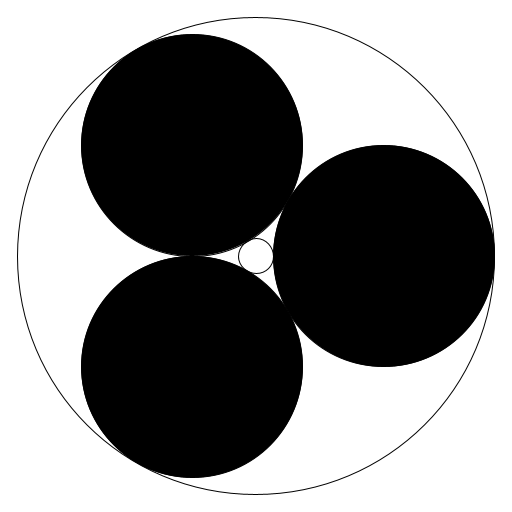
Frame 1 (no input)
Frame 60 (the mouse pressed at the canvas centre just before this capture): identical to frame 1, image omitted
Frame 120 (the mouse held since frame 60 and released just before this capture): identical to frame 1, image omitted

The Processing sketch that drew this single still picture (run headless with seeded random() and noise(); from frame 60 on, the mouse is pressed at the canvas centre):

// Processing sketch: processing_101378
// ── processing_101378.pde

// Implementation of the apollonius circles. 
// Written by Jakob Thomsen.
// (see http://en.wikipedia.org/wiki/Circles_of_Apollonius)

class circle
{
  float x;
  float y;
  float r;

  circle()
  {
  }

  circle(float R, float X, float Y)
  {
    r = R;
    x = X;
    y = Y;
  }

  void display()
  {
    ellipse(x, y, 2.0 * r, 2.0 * r);
  }
}

float distance(circle a, circle b)
{
  float dx = b.x - a.x;
  float dy = b.y - a.y;

  return sqrt(dx * dx + dy * dy);
}

circle [] cs;

void balance_cs(
circle c0, circle c1, circle c2)
{
  float d01 = distance(c0, c1);
  float d12 = distance(c1, c2);
  float d20 = distance(c2, c0);

  c0.r = 0.5 * ( d01 - d12 + d20);
  c1.r = 0.5 * ( d01 + d12 - d20);
  c2.r = 0.5 * (-d01 + d12 + d20);
}

void init_cs()
{
  cs[0] = new circle();
  cs[0].x = width * 1 / 4;
  cs[0].y = height * 2 / 3;

  cs[1] = new circle();
  cs[1].x = width * 3 / 4;
  cs[1].y = height * 2 / 3;

  cs[2] = new circle();
  cs[2].x = width * 1 / 2;
  cs[2].y = height * 1 / 4;

  balance_cs(cs[0], cs[1], cs[2]);
}

void init_cs_fit(circle c)
{

  cs[0] = new circle();
  cs[0].x = c.x + c.r / 2.0 * cos(0.0 * 1.0 / 3.0 * 2.0 * PI);
  cs[0].y = c.y + c.r / 2.0 * sin(0.0 * 1.0 / 3.0 * 2.0 * PI);

  cs[1] = new circle();
  cs[1].x = c.x + c.r / 2.0 * cos(1.0 * 1.0 / 3.0 * 2.0 * PI);
  cs[1].y = c.y + c.r / 2.0 * sin(1.0 * 1.0 / 3.0 * 2.0 * PI);

  cs[2] = new circle();
  cs[2].x = c.x + c.r / 2.0 * cos(2.0 * 1.0 / 3.0 * 2.0 * PI);
  cs[2].y = c.y + c.r / 2.0 * sin(2.0 * 1.0 / 3.0 * 2.0 * PI);

  balance_cs(cs[0], cs[1], cs[2]);
}

void updateApoloniusCircle(
circle result, circle c0, circle c1, circle c2, boolean flag)
{
  float a01 = 2 * (c0.x - c1.x);
  float b01 = 2 * (c0.y - c1.y);
  float c01 = 2 * (c0.r - c1.r);
  float d01 = (c0.x * c0.x + c0.y * c0.y - c0.r * c0.r)
    - (c1.x * c1.x + c1.y * c1.y - c1.r * c1.r);

  float a02 = 2 * (c0.x - c2.x);
  float b02 = 2 * (c0.y - c2.y);
  float c02 = 2 * (c0.r - c2.r);
  float d02 = (c0.x * c0.x + c0.y * c0.y - c0.r * c0.r)
    - (c2.x * c2.x + c2.y * c2.y - c2.r * c2.r);

  float c_a = c02 * a01 - c01 * a02;
  float d_a = d02 * a01 - d01 * a02;
  float b_a = b02 * a01 - b01 * a02; 

  float c_b = c02 * b01 - c01 * b02;
  float d_b = d02 * b01 - d01 * b02;
  float a_b = a02 * b01 - a01 * b02;

  float alpha = c_b * c_b + c_a * c_a - a_b * a_b;
  float beta = 2 * (c_b * d_b - c_b * a_b * c0.x + c_a * d_a + c_a * a_b * c0.y + a_b * a_b * c0.r);
  float gamma = -2 * d_b * a_b * c0.x + a_b * a_b * c0.x * c0.x + d_b * d_b + 2 * d_a * a_b * c0.y + a_b * a_b * c0.y * c0.y + d_a * d_a  - a_b * a_b * c0.r * c0.r;

  float square = beta * beta - 4 * alpha * gamma;
  float r_one = (-beta + sqrt(square)) / (2 * alpha);
  float r_two = (-beta - sqrt(square)) / (2 * alpha);

  result.r = flag ? r_two : r_one;

  result.x = (result.r * c_b + d_b) / a_b;
  result.y = (result.r * c_a + d_a) / b_a;
}

void setup()
{
  size(512, 512);
  colorMode(RGB, 1);

  cs = new circle[3];

  // init_cs();
  init_cs_fit(new circle(width/2, height/2, min(width, height)/2));
}

void draw()
{
  background(1);

  if (mousePressed)
  {
    if (mouseButton == LEFT)
    {
      cs[0].x = mouseX;
      cs[0].y = mouseY;
      balance_cs(cs[0], cs[1], cs[2]);
    }

    if (mouseButton == CENTER)
    {
      cs[1].x = mouseX;
      cs[1].y = mouseY;
      balance_cs(cs[0], cs[1], cs[2]);
    }

    if (mouseButton == RIGHT)
    {
      cs[2].x = mouseX;
      cs[2].y = mouseY;
      balance_cs(cs[0], cs[1], cs[2]);
    }
  }

  circle s0 = new circle();
  updateApoloniusCircle(s0, cs[0], cs[1], cs[2], false);
  circle s1 = new circle();
  updateApoloniusCircle(s1, cs[0], cs[1], cs[2], true);

  noFill();
  stroke(0);
  s0.display();
  s1.display();

  fill(0);
  stroke(0);
  for (int nr = 0; nr < 3; nr++)
  {
    cs[nr].display();
  }
}
